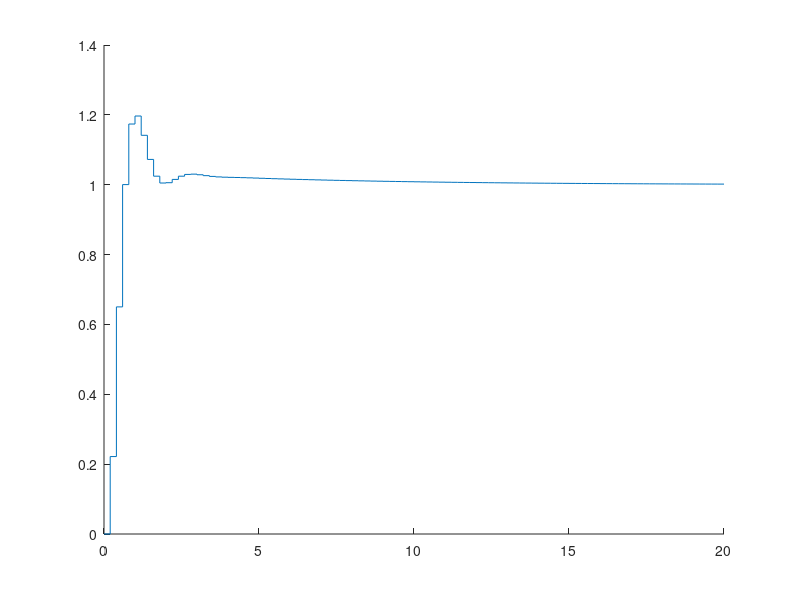

The MATLAB script that drew this image:

T = 0.2; 
z = tf('z', T);

Gc = 12.67*(z-0.6703)/(z-0.2543);
Gz = (0.0175*z + 0.0154)/(z^2 - 1.6703*z + 0.6703);
Gp = (z - 0.97)/(z - 0.99);

Geq = Gc*Gz*Gp;

H = feedback(Geq, 1);

t = 0:T:20;  % the time vector

y = step(H, t);
hold on
stairs(t, y)


